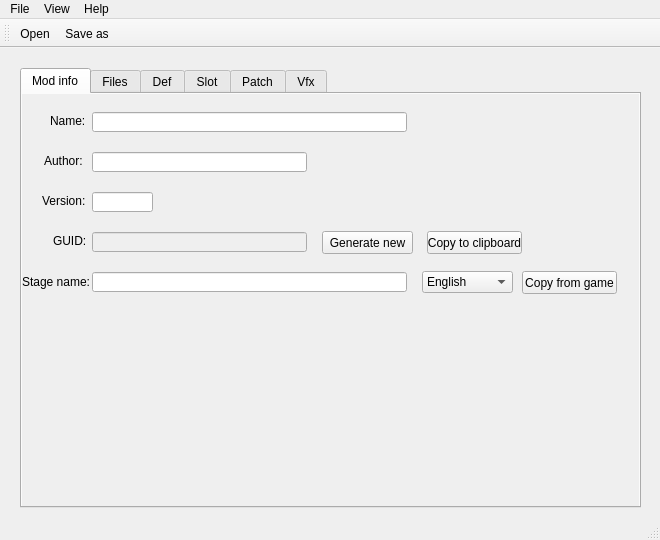
<?xml version="1.0" encoding="UTF-8"?>
<ui version="4.0">
 <class>MainWindow</class>
 <widget class="QMainWindow" name="MainWindow">
  <property name="geometry">
   <rect>
    <x>0</x>
    <y>0</y>
    <width>660</width>
    <height>540</height>
   </rect>
  </property>
  <property name="windowTitle">
   <string>XV2 Stage Creator</string>
  </property>
  <widget class="QWidget" name="centralWidget">
   <widget class="QTabWidget" name="tabWidget">
    <property name="geometry">
     <rect>
      <x>20</x>
      <y>20</y>
      <width>621</width>
      <height>440</height>
     </rect>
    </property>
    <property name="currentIndex">
     <number>0</number>
    </property>
    <widget class="QWidget" name="modInfoTab">
     <property name="autoFillBackground">
      <bool>true</bool>
     </property>
     <attribute name="title">
      <string>Mod info</string>
     </attribute>
     <widget class="QLabel" name="label">
      <property name="geometry">
       <rect>
        <x>28</x>
        <y>20</y>
        <width>47</width>
        <height>13</height>
       </rect>
      </property>
      <property name="text">
       <string>Name:</string>
      </property>
     </widget>
     <widget class="QLabel" name="label_2">
      <property name="geometry">
       <rect>
        <x>22</x>
        <y>60</y>
        <width>47</width>
        <height>13</height>
       </rect>
      </property>
      <property name="text">
       <string>Author:</string>
      </property>
     </widget>
     <widget class="QLabel" name="label_3">
      <property name="geometry">
       <rect>
        <x>20</x>
        <y>100</y>
        <width>47</width>
        <height>13</height>
       </rect>
      </property>
      <property name="text">
       <string>Version:</string>
      </property>
     </widget>
     <widget class="QLabel" name="label_4">
      <property name="geometry">
       <rect>
        <x>31</x>
        <y>140</y>
        <width>47</width>
        <height>13</height>
       </rect>
      </property>
      <property name="text">
       <string>GUID:</string>
      </property>
     </widget>
     <widget class="QLineEdit" name="modNameEdit">
      <property name="geometry">
       <rect>
        <x>70</x>
        <y>18</y>
        <width>315</width>
        <height>20</height>
       </rect>
      </property>
     </widget>
     <widget class="QLineEdit" name="modAuthorEdit">
      <property name="geometry">
       <rect>
        <x>70</x>
        <y>58</y>
        <width>215</width>
        <height>20</height>
       </rect>
      </property>
     </widget>
     <widget class="QLineEdit" name="modVersionEdit">
      <property name="geometry">
       <rect>
        <x>70</x>
        <y>98</y>
        <width>61</width>
        <height>20</height>
       </rect>
      </property>
     </widget>
     <widget class="QLineEdit" name="modGuidEdit">
      <property name="enabled">
       <bool>false</bool>
      </property>
      <property name="geometry">
       <rect>
        <x>70</x>
        <y>138</y>
        <width>215</width>
        <height>20</height>
       </rect>
      </property>
     </widget>
     <widget class="QPushButton" name="guidButton">
      <property name="geometry">
       <rect>
        <x>300</x>
        <y>137</y>
        <width>91</width>
        <height>23</height>
       </rect>
      </property>
      <property name="text">
       <string>Generate new</string>
      </property>
     </widget>
     <widget class="QLabel" name="label_5">
      <property name="geometry">
       <rect>
        <x>0</x>
        <y>180</y>
        <width>81</width>
        <height>16</height>
       </rect>
      </property>
      <property name="text">
       <string>Stage name:</string>
      </property>
     </widget>
     <widget class="QLineEdit" name="stageNameEdit">
      <property name="geometry">
       <rect>
        <x>70</x>
        <y>178</y>
        <width>315</width>
        <height>20</height>
       </rect>
      </property>
     </widget>
     <widget class="QComboBox" name="stageNameLangComboBox">
      <property name="geometry">
       <rect>
        <x>400</x>
        <y>177</y>
        <width>91</width>
        <height>22</height>
       </rect>
      </property>
      <item>
       <property name="text">
        <string>English</string>
       </property>
      </item>
      <item>
       <property name="text">
        <string>Spanish (es)</string>
       </property>
      </item>
      <item>
       <property name="text">
        <string>Spanish (ca)</string>
       </property>
      </item>
      <item>
       <property name="text">
        <string>French</string>
       </property>
      </item>
      <item>
       <property name="text">
        <string>German</string>
       </property>
      </item>
      <item>
       <property name="text">
        <string>Italian</string>
       </property>
      </item>
      <item>
       <property name="text">
        <string>Portuguese</string>
       </property>
      </item>
      <item>
       <property name="text">
        <string>Polish</string>
       </property>
      </item>
      <item>
       <property name="text">
        <string>Russian</string>
       </property>
      </item>
      <item>
       <property name="text">
        <string>Chinese (tw)</string>
       </property>
      </item>
      <item>
       <property name="text">
        <string>Chinese (zh)</string>
       </property>
      </item>
      <item>
       <property name="text">
        <string>Korean</string>
       </property>
      </item>
      <item>
       <property name="text">
        <string>Japanese</string>
       </property>
      </item>
     </widget>
     <widget class="QPushButton" name="stageNameCopyButton">
      <property name="geometry">
       <rect>
        <x>500</x>
        <y>177</y>
        <width>95</width>
        <height>23</height>
       </rect>
      </property>
      <property name="text">
       <string>Copy from game</string>
      </property>
     </widget>
     <widget class="QPushButton" name="guidCopyButton">
      <property name="geometry">
       <rect>
        <x>405</x>
        <y>137</y>
        <width>95</width>
        <height>23</height>
       </rect>
      </property>
      <property name="text">
       <string>Copy to clipboard</string>
      </property>
     </widget>
    </widget>
    <widget class="QWidget" name="filesTab">
     <property name="autoFillBackground">
      <bool>true</bool>
     </property>
     <attribute name="title">
      <string>Files</string>
     </attribute>
     <widget class="QLabel" name="label_6">
      <property name="geometry">
       <rect>
        <x>38</x>
        <y>20</y>
        <width>61</width>
        <height>16</height>
       </rect>
      </property>
      <property name="text">
       <string>Stage files:</string>
      </property>
     </widget>
     <widget class="QLabel" name="label_7">
      <property name="geometry">
       <rect>
        <x>30</x>
        <y>60</y>
        <width>71</width>
        <height>16</height>
       </rect>
      </property>
      <property name="text">
       <string>Environment:</string>
      </property>
     </widget>
     <widget class="QLabel" name="label_8">
      <property name="geometry">
       <rect>
        <x>21</x>
        <y>100</y>
        <width>81</width>
        <height>16</height>
       </rect>
      </property>
      <property name="text">
       <string>Select portrait:</string>
      </property>
     </widget>
     <widget class="QLabel" name="label_9">
      <property name="geometry">
       <rect>
        <x>21</x>
        <y>140</y>
        <width>81</width>
        <height>16</height>
       </rect>
      </property>
      <property name="text">
       <string>Quest portrait:</string>
      </property>
     </widget>
     <widget class="QLabel" name="label_10">
      <property name="geometry">
       <rect>
        <x>0</x>
        <y>180</y>
        <width>101</width>
        <height>16</height>
       </rect>
      </property>
      <property name="text">
       <string>Select background:</string>
      </property>
     </widget>
     <widget class="QLabel" name="label_11">
      <property name="geometry">
       <rect>
        <x>7</x>
        <y>220</y>
        <width>101</width>
        <height>16</height>
       </rect>
      </property>
      <property name="text">
       <string>Additional data*:</string>
      </property>
     </widget>
     <widget class="QLineEdit" name="stageFilesEdit">
      <property name="geometry">
       <rect>
        <x>100</x>
        <y>18</y>
        <width>425</width>
        <height>20</height>
       </rect>
      </property>
     </widget>
     <widget class="QLineEdit" name="lightingEdit">
      <property name="geometry">
       <rect>
        <x>100</x>
        <y>58</y>
        <width>425</width>
        <height>20</height>
       </rect>
      </property>
     </widget>
     <widget class="QLineEdit" name="selPortEdit">
      <property name="geometry">
       <rect>
        <x>100</x>
        <y>98</y>
        <width>425</width>
        <height>20</height>
       </rect>
      </property>
     </widget>
     <widget class="QLineEdit" name="questPortEdit">
      <property name="geometry">
       <rect>
        <x>100</x>
        <y>138</y>
        <width>425</width>
        <height>20</height>
       </rect>
      </property>
     </widget>
     <widget class="QLineEdit" name="selBackEdit">
      <property name="geometry">
       <rect>
        <x>100</x>
        <y>178</y>
        <width>425</width>
        <height>20</height>
       </rect>
      </property>
     </widget>
     <widget class="QLineEdit" name="addDataEdit">
      <property name="geometry">
       <rect>
        <x>100</x>
        <y>218</y>
        <width>425</width>
        <height>20</height>
       </rect>
      </property>
     </widget>
     <widget class="QLabel" name="label_12">
      <property name="geometry">
       <rect>
        <x>10</x>
        <y>260</y>
        <width>381</width>
        <height>16</height>
       </rect>
      </property>
      <property name="text">
       <string>&lt;html&gt;&lt;head/&gt;&lt;body&gt;&lt;p&gt;&lt;span style=&quot; font-weight:600;&quot;&gt;*This directory is optional. Use with care and only when needed!&lt;/span&gt;&lt;/p&gt;&lt;/body&gt;&lt;/html&gt;</string>
      </property>
     </widget>
     <widget class="QPushButton" name="stageFilesButton">
      <property name="geometry">
       <rect>
        <x>535</x>
        <y>17</y>
        <width>61</width>
        <height>23</height>
       </rect>
      </property>
      <property name="text">
       <string>Change</string>
      </property>
     </widget>
     <widget class="QToolButton" name="lightingButton">
      <property name="geometry">
       <rect>
        <x>535</x>
        <y>57</y>
        <width>61</width>
        <height>23</height>
       </rect>
      </property>
      <property name="text">
       <string>Change</string>
      </property>
      <property name="popupMode">
       <enum>QToolButton::InstantPopup</enum>
      </property>
      <property name="toolButtonStyle">
       <enum>Qt::ToolButtonTextOnly</enum>
      </property>
     </widget>
     <widget class="QToolButton" name="selPortButton">
      <property name="geometry">
       <rect>
        <x>535</x>
        <y>97</y>
        <width>61</width>
        <height>23</height>
       </rect>
      </property>
      <property name="text">
       <string>Change</string>
      </property>
      <property name="popupMode">
       <enum>QToolButton::InstantPopup</enum>
      </property>
      <property name="toolButtonStyle">
       <enum>Qt::ToolButtonTextOnly</enum>
      </property>
     </widget>
     <widget class="QToolButton" name="questPortButton">
      <property name="geometry">
       <rect>
        <x>535</x>
        <y>137</y>
        <width>61</width>
        <height>23</height>
       </rect>
      </property>
      <property name="text">
       <string>Change</string>
      </property>
      <property name="popupMode">
       <enum>QToolButton::InstantPopup</enum>
      </property>
      <property name="toolButtonStyle">
       <enum>Qt::ToolButtonTextOnly</enum>
      </property>
     </widget>
     <widget class="QToolButton" name="selBackButton">
      <property name="geometry">
       <rect>
        <x>535</x>
        <y>177</y>
        <width>61</width>
        <height>23</height>
       </rect>
      </property>
      <property name="text">
       <string>Change</string>
      </property>
      <property name="popupMode">
       <enum>QToolButton::InstantPopup</enum>
      </property>
      <property name="toolButtonStyle">
       <enum>Qt::ToolButtonTextOnly</enum>
      </property>
     </widget>
     <widget class="QPushButton" name="addDataButton">
      <property name="geometry">
       <rect>
        <x>535</x>
        <y>217</y>
        <width>61</width>
        <height>23</height>
       </rect>
      </property>
      <property name="text">
       <string>Change</string>
      </property>
     </widget>
    </widget>
    <widget class="QWidget" name="defTab">
     <property name="autoFillBackground">
      <bool>true</bool>
     </property>
     <attribute name="title">
      <string>Def</string>
     </attribute>
     <widget class="QPushButton" name="defCopyButton">
      <property name="geometry">
       <rect>
        <x>20</x>
        <y>20</y>
        <width>75</width>
        <height>23</height>
       </rect>
      </property>
      <property name="text">
       <string>Copy</string>
      </property>
     </widget>
     <widget class="QLabel" name="label_13">
      <property name="geometry">
       <rect>
        <x>36</x>
        <y>60</y>
        <width>47</width>
        <height>13</height>
       </rect>
      </property>
      <property name="text">
       <string>Code:</string>
      </property>
     </widget>
     <widget class="QLabel" name="label_14">
      <property name="geometry">
       <rect>
        <x>42</x>
        <y>100</y>
        <width>47</width>
        <height>13</height>
       </rect>
      </property>
      <property name="text">
       <string>Eve:</string>
      </property>
     </widget>
     <widget class="QLabel" name="label_15">
      <property name="geometry">
       <rect>
        <x>5</x>
        <y>140</y>
        <width>71</width>
        <height>16</height>
       </rect>
      </property>
      <property name="text">
       <string>BGM Cue Id:</string>
      </property>
     </widget>
     <widget class="QLineEdit" name="codeEdit">
      <property name="geometry">
       <rect>
        <x>80</x>
        <y>58</y>
        <width>113</width>
        <height>20</height>
       </rect>
      </property>
     </widget>
     <widget class="QLineEdit" name="bgmEdit">
      <property name="geometry">
       <rect>
        <x>80</x>
        <y>138</y>
        <width>113</width>
        <height>20</height>
       </rect>
      </property>
     </widget>
     <widget class="QLineEdit" name="eveEdit">
      <property name="geometry">
       <rect>
        <x>80</x>
        <y>98</y>
        <width>113</width>
        <height>20</height>
       </rect>
      </property>
     </widget>
     <widget class="QLabel" name="label_16">
      <property name="geometry">
       <rect>
        <x>240</x>
        <y>60</y>
        <width>47</width>
        <height>13</height>
       </rect>
      </property>
      <property name="text">
       <string>Dir:</string>
      </property>
     </widget>
     <widget class="QLabel" name="label_17">
      <property name="geometry">
       <rect>
        <x>200</x>
        <y>100</y>
        <width>91</width>
        <height>16</height>
       </rect>
      </property>
      <property name="text">
       <string>Ki blast limit:</string>
      </property>
     </widget>
     <widget class="QLineEdit" name="dirEdit">
      <property name="geometry">
       <rect>
        <x>270</x>
        <y>58</y>
        <width>113</width>
        <height>20</height>
       </rect>
      </property>
     </widget>
     <widget class="QLineEdit" name="f6Edit">
      <property name="geometry">
       <rect>
        <x>270</x>
        <y>98</y>
        <width>113</width>
        <height>20</height>
       </rect>
      </property>
     </widget>
     <widget class="QLabel" name="label_18">
      <property name="geometry">
       <rect>
        <x>430</x>
        <y>60</y>
        <width>41</width>
        <height>16</height>
       </rect>
      </property>
      <property name="text">
       <string>Str4:</string>
      </property>
     </widget>
     <widget class="QLineEdit" name="str4Edit">
      <property name="geometry">
       <rect>
        <x>470</x>
        <y>58</y>
        <width>113</width>
        <height>20</height>
       </rect>
      </property>
     </widget>
     <widget class="QPushButton" name="bgmButton">
      <property name="geometry">
       <rect>
        <x>208</x>
        <y>137</y>
        <width>113</width>
        <height>23</height>
       </rect>
      </property>
      <property name="text">
       <string>Listen</string>
      </property>
     </widget>
     <widget class="QLabel" name="label_19">
      <property name="geometry">
       <rect>
        <x>330</x>
        <y>140</y>
        <width>31</width>
        <height>16</height>
       </rect>
      </property>
      <property name="text">
       <string>SE:</string>
      </property>
     </widget>
     <widget class="QLineEdit" name="seEdit">
      <property name="geometry">
       <rect>
        <x>365</x>
        <y>138</y>
        <width>218</width>
        <height>20</height>
       </rect>
      </property>
      <property name="text">
       <string/>
      </property>
     </widget>
     <widget class="QPushButton" name="gate1Button">
      <property name="geometry">
       <rect>
        <x>20</x>
        <y>220</y>
        <width>75</width>
        <height>23</height>
       </rect>
      </property>
      <property name="text">
       <string>Gate 1</string>
      </property>
     </widget>
     <widget class="QPushButton" name="gate2Button">
      <property name="geometry">
       <rect>
        <x>140</x>
        <y>220</y>
        <width>75</width>
        <height>23</height>
       </rect>
      </property>
      <property name="text">
       <string>Gate 2</string>
      </property>
     </widget>
     <widget class="QPushButton" name="gate3Button">
      <property name="geometry">
       <rect>
        <x>260</x>
        <y>220</y>
        <width>75</width>
        <height>23</height>
       </rect>
      </property>
      <property name="text">
       <string>Gate 3</string>
      </property>
     </widget>
     <widget class="QPushButton" name="gate4Button">
      <property name="geometry">
       <rect>
        <x>380</x>
        <y>220</y>
        <width>75</width>
        <height>23</height>
       </rect>
      </property>
      <property name="text">
       <string>Gate 4</string>
      </property>
     </widget>
     <widget class="QPushButton" name="gate5Button">
      <property name="geometry">
       <rect>
        <x>500</x>
        <y>220</y>
        <width>75</width>
        <height>23</height>
       </rect>
      </property>
      <property name="text">
       <string>Gate 5</string>
      </property>
     </widget>
     <widget class="QPushButton" name="gate6Button">
      <property name="geometry">
       <rect>
        <x>20</x>
        <y>270</y>
        <width>75</width>
        <height>23</height>
       </rect>
      </property>
      <property name="text">
       <string>Gate 6</string>
      </property>
     </widget>
     <widget class="QPushButton" name="gate7Button">
      <property name="geometry">
       <rect>
        <x>140</x>
        <y>270</y>
        <width>75</width>
        <height>23</height>
       </rect>
      </property>
      <property name="text">
       <string>Gate 7</string>
      </property>
     </widget>
     <widget class="QLineEdit" name="unk5Edit">
      <property name="geometry">
       <rect>
        <x>470</x>
        <y>98</y>
        <width>113</width>
        <height>20</height>
       </rect>
      </property>
     </widget>
     <widget class="QLabel" name="label_23">
      <property name="geometry">
       <rect>
        <x>427</x>
        <y>100</y>
        <width>41</width>
        <height>16</height>
       </rect>
      </property>
      <property name="text">
       <string>Unk5:</string>
      </property>
     </widget>
     <widget class="QPushButton" name="gate8Button">
      <property name="geometry">
       <rect>
        <x>260</x>
        <y>270</y>
        <width>75</width>
        <height>23</height>
       </rect>
      </property>
      <property name="text">
       <string>Gate 8</string>
      </property>
     </widget>
     <widget class="QPushButton" name="gate9Button">
      <property name="geometry">
       <rect>
        <x>380</x>
        <y>270</y>
        <width>75</width>
        <height>23</height>
       </rect>
      </property>
      <property name="text">
       <string>Gate 9</string>
      </property>
     </widget>
     <widget class="QPushButton" name="bgmCustomButton">
      <property name="geometry">
       <rect>
        <x>208</x>
        <y>170</y>
        <width>113</width>
        <height>23</height>
       </rect>
      </property>
      <property name="text">
       <string>Set custom bgm</string>
      </property>
     </widget>
     <widget class="QPushButton" name="gbb1Button">
      <property name="geometry">
       <rect>
        <x>20</x>
        <y>320</y>
        <width>75</width>
        <height>23</height>
       </rect>
      </property>
      <property name="text">
       <string>Gate 1 (GBB)</string>
      </property>
     </widget>
     <widget class="QPushButton" name="gbb2Button">
      <property name="geometry">
       <rect>
        <x>140</x>
        <y>320</y>
        <width>75</width>
        <height>23</height>
       </rect>
      </property>
      <property name="text">
       <string>Gate 2 (GBB)</string>
      </property>
     </widget>
     <widget class="QPushButton" name="gbb3Button">
      <property name="geometry">
       <rect>
        <x>260</x>
        <y>320</y>
        <width>75</width>
        <height>23</height>
       </rect>
      </property>
      <property name="text">
       <string>Gate 3 (GBB)</string>
      </property>
     </widget>
     <widget class="QPushButton" name="gbb4Button">
      <property name="geometry">
       <rect>
        <x>380</x>
        <y>320</y>
        <width>75</width>
        <height>23</height>
       </rect>
      </property>
      <property name="text">
       <string>Gate 4 (GBB)</string>
      </property>
     </widget>
     <widget class="QPushButton" name="gbb5Button">
      <property name="geometry">
       <rect>
        <x>500</x>
        <y>320</y>
        <width>75</width>
        <height>23</height>
       </rect>
      </property>
      <property name="text">
       <string>Gate 5 (GBB)</string>
      </property>
     </widget>
     <widget class="QPushButton" name="gbb6Button">
      <property name="geometry">
       <rect>
        <x>20</x>
        <y>370</y>
        <width>75</width>
        <height>23</height>
       </rect>
      </property>
      <property name="text">
       <string>Gate 6 (GBB)</string>
      </property>
     </widget>
     <widget class="QPushButton" name="gbb7Button">
      <property name="geometry">
       <rect>
        <x>140</x>
        <y>370</y>
        <width>75</width>
        <height>23</height>
       </rect>
      </property>
      <property name="text">
       <string>Gate 7 (GBB)</string>
      </property>
     </widget>
     <widget class="QPushButton" name="gbb8Button">
      <property name="geometry">
       <rect>
        <x>260</x>
        <y>370</y>
        <width>75</width>
        <height>23</height>
       </rect>
      </property>
      <property name="text">
       <string>Gate 8 (GBB)</string>
      </property>
     </widget>
     <widget class="QPushButton" name="gbb9Button">
      <property name="geometry">
       <rect>
        <x>380</x>
        <y>370</y>
        <width>75</width>
        <height>23</height>
       </rect>
      </property>
      <property name="text">
       <string>Gate 9 (GBB)</string>
      </property>
     </widget>
    </widget>
    <widget class="QWidget" name="slotTab">
     <property name="autoFillBackground">
      <bool>true</bool>
     </property>
     <attribute name="title">
      <string>Slot</string>
     </attribute>
     <widget class="QCheckBox" name="slotsCheck">
      <property name="geometry">
       <rect>
        <x>30</x>
        <y>20</y>
        <width>171</width>
        <height>17</height>
       </rect>
      </property>
      <property name="text">
       <string>Add this stage to slots</string>
      </property>
     </widget>
     <widget class="QCheckBox" name="slotsLocalCheck">
      <property name="geometry">
       <rect>
        <x>30</x>
        <y>60</y>
        <width>201</width>
        <height>17</height>
       </rect>
      </property>
      <property name="text">
       <string>Add this stage to local mode slots</string>
      </property>
     </widget>
    </widget>
    <widget class="QWidget" name="patchTab">
     <property name="autoFillBackground">
      <bool>true</bool>
     </property>
     <attribute name="title">
      <string>Patch</string>
     </attribute>
     <widget class="QLabel" name="label_20">
      <property name="geometry">
       <rect>
        <x>10</x>
        <y>20</y>
        <width>101</width>
        <height>16</height>
       </rect>
      </property>
      <property name="text">
       <string>Override far clip:</string>
      </property>
     </widget>
     <widget class="QLineEdit" name="farClipEdit">
      <property name="geometry">
       <rect>
        <x>100</x>
        <y>18</y>
        <width>113</width>
        <height>20</height>
       </rect>
      </property>
     </widget>
     <widget class="QLabel" name="label_24">
      <property name="geometry">
       <rect>
        <x>66</x>
        <y>60</y>
        <width>31</width>
        <height>16</height>
       </rect>
      </property>
      <property name="text">
       <string>Limit:</string>
      </property>
     </widget>
     <widget class="QLineEdit" name="limitEdit">
      <property name="geometry">
       <rect>
        <x>100</x>
        <y>58</y>
        <width>113</width>
        <height>20</height>
       </rect>
      </property>
     </widget>
    </widget>
    <widget class="QWidget" name="vfxTab">
     <property name="autoFillBackground">
      <bool>true</bool>
     </property>
     <attribute name="title">
      <string>Vfx</string>
     </attribute>
     <widget class="QLabel" name="label_21">
      <property name="geometry">
       <rect>
        <x>26</x>
        <y>60</y>
        <width>61</width>
        <height>16</height>
       </rect>
      </property>
      <property name="text">
       <string>BG eepk:</string>
      </property>
     </widget>
     <widget class="QPushButton" name="vfxCopyButton">
      <property name="geometry">
       <rect>
        <x>20</x>
        <y>20</y>
        <width>75</width>
        <height>23</height>
       </rect>
      </property>
      <property name="text">
       <string>Copy</string>
      </property>
     </widget>
     <widget class="QLineEdit" name="vfxBGEdit">
      <property name="geometry">
       <rect>
        <x>80</x>
        <y>58</y>
        <width>361</width>
        <height>20</height>
       </rect>
      </property>
     </widget>
     <widget class="QLabel" name="label_22">
      <property name="geometry">
       <rect>
        <x>11</x>
        <y>100</y>
        <width>61</width>
        <height>16</height>
       </rect>
      </property>
      <property name="text">
       <string>Stage eepk:</string>
      </property>
     </widget>
     <widget class="QLineEdit" name="vfxStageEdit">
      <property name="geometry">
       <rect>
        <x>80</x>
        <y>98</y>
        <width>361</width>
        <height>20</height>
       </rect>
      </property>
     </widget>
    </widget>
   </widget>
  </widget>
  <widget class="QMenuBar" name="menuBar">
   <property name="geometry">
    <rect>
     <x>0</x>
     <y>0</y>
     <width>660</width>
     <height>22</height>
    </rect>
   </property>
   <widget class="QMenu" name="menuFile">
    <property name="title">
     <string>File</string>
    </property>
    <addaction name="actionOpen"/>
    <addaction name="actionSave"/>
    <addaction name="separator"/>
    <addaction name="actionExit"/>
   </widget>
   <widget class="QMenu" name="menuHelp">
    <property name="title">
     <string>Help</string>
    </property>
    <addaction name="actionAbout"/>
   </widget>
   <widget class="QMenu" name="menuView">
    <property name="title">
     <string>View</string>
    </property>
    <addaction name="actionToggle_dark_mode"/>
   </widget>
   <addaction name="menuFile"/>
   <addaction name="menuView"/>
   <addaction name="menuHelp"/>
  </widget>
  <widget class="QToolBar" name="mainToolBar">
   <attribute name="toolBarArea">
    <enum>TopToolBarArea</enum>
   </attribute>
   <attribute name="toolBarBreak">
    <bool>false</bool>
   </attribute>
   <addaction name="actionOpen"/>
   <addaction name="actionSave"/>
  </widget>
  <widget class="QStatusBar" name="statusBar"/>
  <action name="actionOpen">
   <property name="text">
    <string>Open</string>
   </property>
  </action>
  <action name="actionSave">
   <property name="text">
    <string>Save as...</string>
   </property>
  </action>
  <action name="actionExit">
   <property name="text">
    <string>Exit</string>
   </property>
  </action>
  <action name="actionAbout">
   <property name="text">
    <string>About</string>
   </property>
  </action>
  <action name="actionSelectFileSel">
   <property name="text">
    <string>Select file</string>
   </property>
  </action>
  <action name="actionFromGameSel">
   <property name="text">
    <string>Copy from game</string>
   </property>
  </action>
  <action name="actionSelectFileLight">
   <property name="text">
    <string>Select file</string>
   </property>
  </action>
  <action name="actionFromGameLight">
   <property name="text">
    <string>Copy from game</string>
   </property>
  </action>
  <action name="actionSelectFileQst">
   <property name="text">
    <string>Select file</string>
   </property>
  </action>
  <action name="actionSelectFileBack">
   <property name="text">
    <string>Select file</string>
   </property>
  </action>
  <action name="actionFromGameQst">
   <property name="text">
    <string>Copy from game</string>
   </property>
  </action>
  <action name="actionFromGameBack">
   <property name="text">
    <string>Copy from game</string>
   </property>
  </action>
  <action name="actionToggle_dark_mode">
   <property name="text">
    <string>Toggle dark mode</string>
   </property>
  </action>
 </widget>
 <layoutdefault spacing="6" margin="11"/>
 <resources/>
 <connections/>
</ui>
